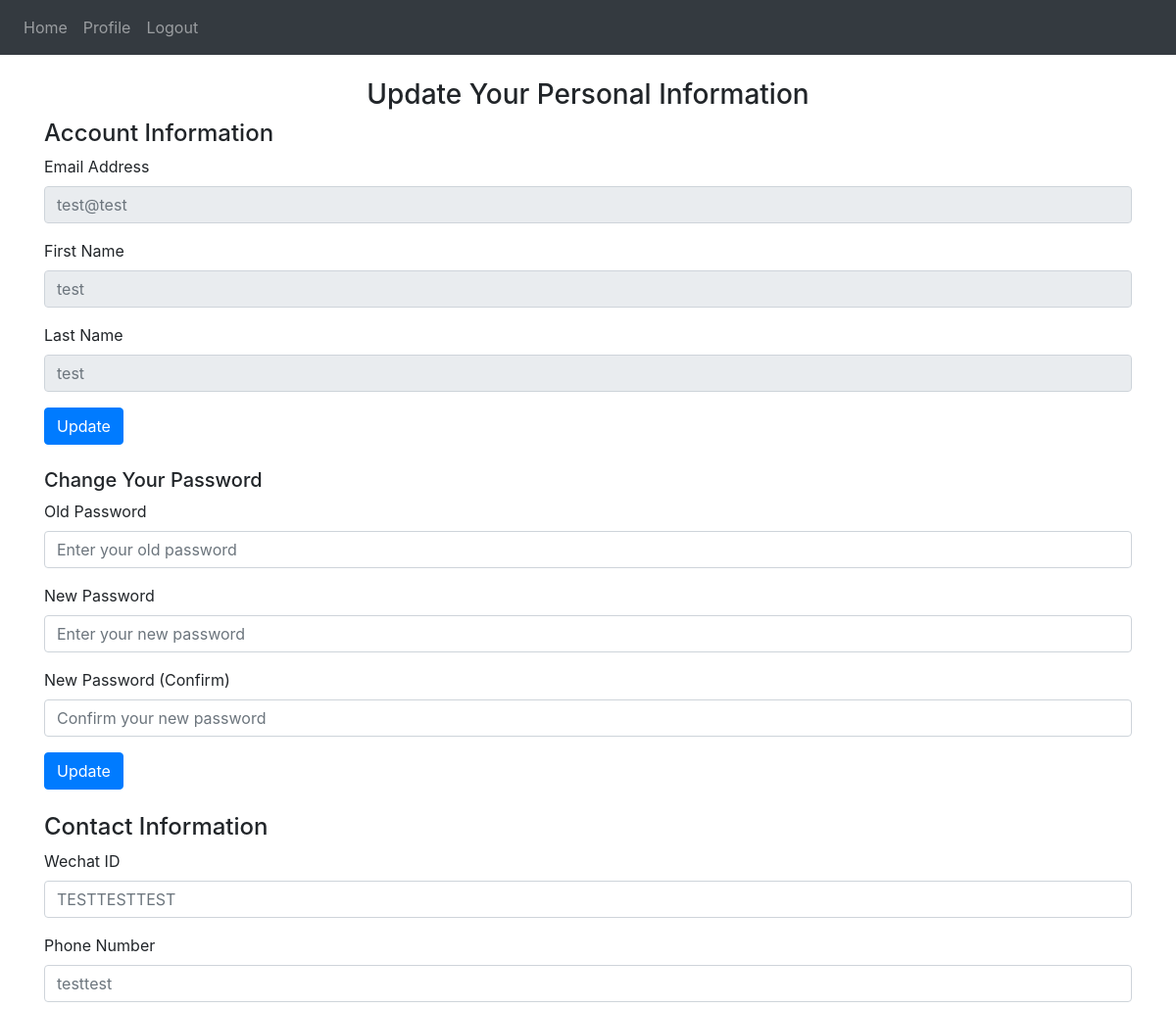
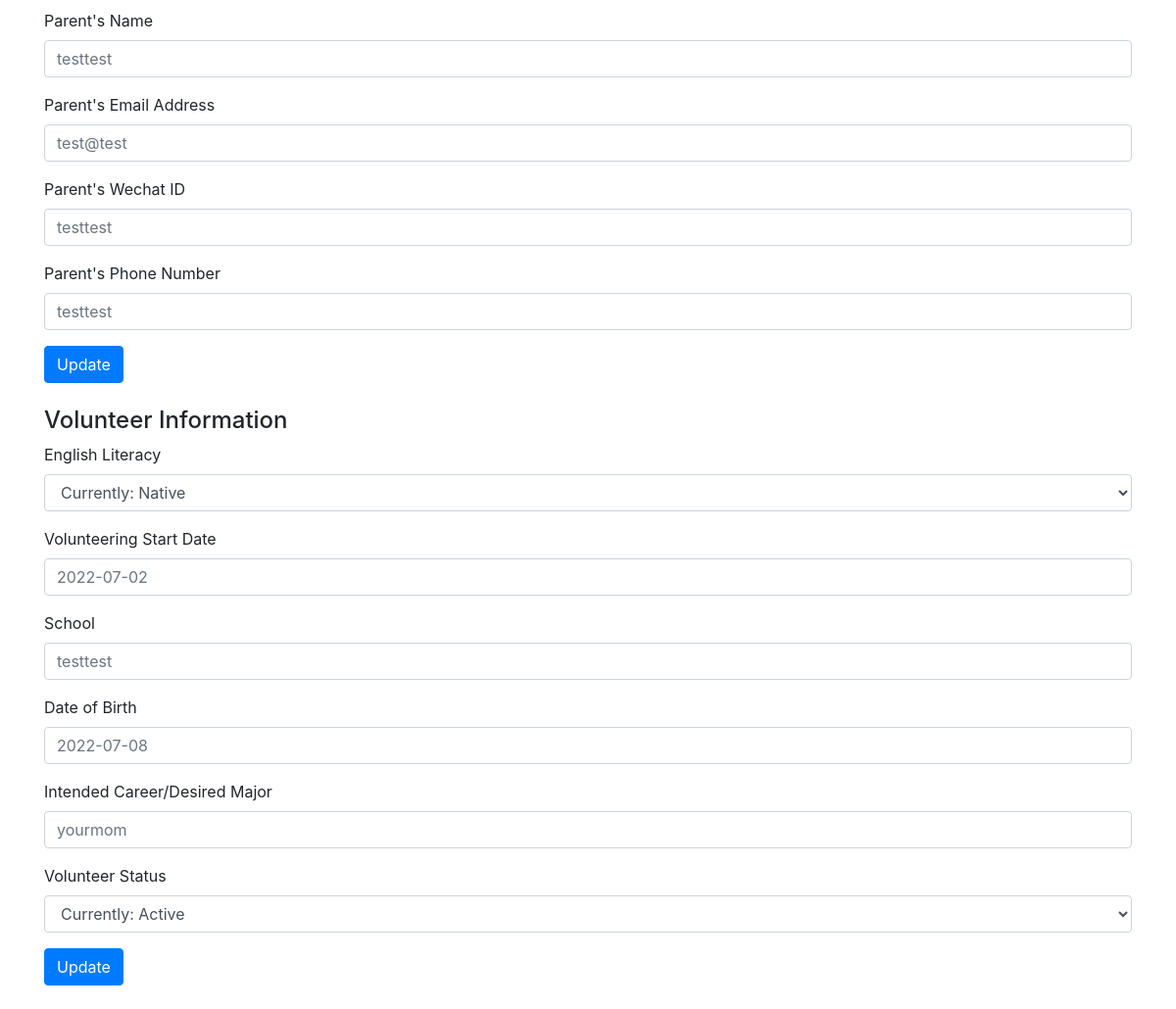
The app's page /profile (signed in) with its own data (2 pictures, top to bottom).
### website/models.py (models this page shows)
class User(db.Model, UserMixin):
    id = db.Column(db.Integer, primary_key=True)
    email = db.Column(db.String(150), unique=True)
    password = db.Column(db.String(150))
    first_name = db.Column(db.String(150))
    last_name = db.Column(db.String(150))
    def get_volunteer_info(self):
        return UserVolunteerInfo.query.filter_by(user_id=self.id).first()
    def get_contact_info(self):
        return UserContactInfo.query.filter_by(user_id=self.id).first()

class UserContactInfo(db.Model):
    id = db.Column(db.Integer, primary_key=True)
    wxid = db.Column(db.String(150))
    phone = db.Column(db.String(25))
    parent_name = db.Column(db.String(150))
    parent_email = db.Column(db.String(150))
    parent_wxid = db.Column(db.String(150))
    parent_phone = db.Column(db.String(25))
    user_id = db.Column(db.Integer, db.ForeignKey("user.id"))

class UserVolunteerInfo(db.Model):
    id = db.Column(db.Integer, primary_key=True)
    literacy = db.Column(db.String(25))
    start_date = db.Column(db.String(150))
    school = db.Column(db.String(150))
    birth_date = db.Column(db.String(150))
    career = db.Column(db.String(150))
    status = db.Column(db.String(25))
    user_id = db.Column(db.Integer, db.ForeignKey("user.id"))

### website/data.py (the view, shortened to what this page needs)
@data.route('/profile', methods=['GET', 'POST'])
@login_required
def profile():
    return render_template('profile.html', user=current_user)

### website/__init__.py (called while the page is built)
def create_app():
    app = Flask(__name__)
    app.config['SECRET_KEY'] = 'testsecretkey'
    app.config['SQLALCHEMY_DATABASE_URI'] = f'sqlite:///{DB_NAME}'
    db.init_app(app)
    from .views import views
    from .auth import auth
    from .data import data
    app.register_blueprint(views, url_prefix='/')
    app.register_blueprint(auth, url_prefix='/')
    app.register_blueprint(data, url_prefix='/')
    from .models import User, UserContactInfo, UserVolunteerInfo
    create_database(app)
    login_manager = LoginManager()
    login_manager.login_view = 'auth.login'
    login_manager.init_app(app)
    @login_manager.user_loader
    def load_user(id):
        return User.query.get(int(id))
    return app

### website/templates/profile.html (shortened to what this page needs)
{% extends "base.html" %}
{% block content %}
    <br/>
    <form method="POST">
        <h3 align="center">Update Your Personal Information</h3>
        <h4>Account Information</h4>
        <div class="form-group">
            <label for="email">Email Address</label>
            <input type="email" class="form-control" id="email" name="email" placeholder="{{ user.email }}" disabled>
        </div>
        <div class="form-group">
            <label for="firstName">First Name</label>
            <input type="text" class="form-control" id="firstName" name="firstName"
                   placeholder="{{ user.first_name }}" disabled>
        </div>
        <div class="form-group">
            <label for="lastName">Last Name</label>
            <input type="text" class="form-control" id="lastName" name="lastName"
                   placeholder="{{ user.last_name }}" disabled>
        </div>
        <button type="submit" class="btn btn-primary" name="update" value="account_info">Update</button>
    </form>
    <br/>
    <form method="POST">
        <h5>Change Your Password</h5>
        <div class="form-group">
            <label for="old_password">Old Password</label>
            <input type="password" class="form-control" id="old_password" name="old_password"
                   placeholder="Enter your old password">
        </div>
        <div class="form-group">
            <label for="new_password1">New Password</label>
            <input type="password" class="form-control" id="new_password1" name="new_password1"
                   placeholder="Enter your new password">
        </div>
        <div class="form-group">
            <label for="new_password2">New Password (Confirm)</label>
            <input type="password" class="form-control" id="new_password2" name="new_password2"
                   placeholder="Confirm your new password">
        </div>
        <button type="submit" class="btn btn-primary" name="update" value="change_password">Update</button>
    </form>
    <br/>
    <form method="POST">
        <h4>Contact Information</h4>
        <div class="form-group">
            <label for="wxid">Wechat ID</label>
            <input type="text" class="form-control" id="wxid" name="wxid"
                   placeholder="{% if user.get_contact_info().wxid %}{{ user.get_contact_info().wxid }}{% else %}Enter your Wechat ID{% endif %}">
        </div>
        <div class="form-group">
            <label for="phone">Phone Number</label>
            <input type="tel" class="form-control" id="phone" name="phone"
                   placeholder="{% if user.get_contact_info().phone %}{{ user.get_contact_info().phone }}{% else %}Enter your phone number{% endif %}">
        </div>
        <div class="form-group">
            <label for="parent_name">Parent's Name</label>
            <input type="text" class="form-control" id="parent_name" name="parent_name"
                   placeholder="{% if user.get_contact_info().parent_name %}{{ user.get_contact_info().parent_name }}{% else %}Enter your parent's name{% endif %}">
        </div>
        <div class="form-group">
            <label for="parent_email">Parent's Email Address</label>
            <input type="email" class="form-control" id="parent_email" name="parent_email"
                   placeholder="{% if user.get_contact_info().parent_email %}{{ user.get_contact_info().parent_email }}{% else %}Enter your parent's email{% endif %}">
        </div>
        <div class="form-group">
            <label for="parent_wxid">Parent's Wechat ID</label>
            <input type="text" class="form-control" id="parent_wxid" name="parent_wxid"
                   placeholder="{% if user.get_contact_info().parent_wxid %}{{ user.get_contact_info().parent_wxid }}{% else %}Enter your parent's Wechat ID{% endif %}">
        </div>
        <div class="form-group">
            <label for="parent_phone">Parent's Phone Number</label>
            <input type="tel" class="form-control" id="parent_phone" name="parent_phone"
                   placeholder="{% if user.get_contact_info().parent_phone %}{{ user.get_contact_info().parent_phone }}{% else %}Enter your parent's phone{% endif %}">
        </div>
        <button type="submit" class="btn btn-primary" name="update" value="contact_info">Update</button>
    </form>
    <br/>
    <form method="POST">
        <h4>Volunteer Information</h4>
        <div class=" form-group">
            <label for="literacy">English Literacy</label>
            <select class="form-control" id="literacy" name="literacy">
                <option value=null selected disabled>{% if user.get_volunteer_info().literacy %} {{ 'Currently: ' + user.get_volunteer_info().literacy }} {% else %}Select your literacy level{% endif %}</option>
            </select>
        </div>
        <div class="form-group">
            <label for="start_date">Volunteering Start Date</label>
            <input type="text" onfocus="(this.type='date')" onblur="(this.type='text')" class="form-control" id="start_date" name="start_date" placeholder="{% if user.get_volunteer_info().start_date %}{{ user.get_volunteer_info().start_date }}{% endif %}">
        </div>
        <div class="form-group">
            <label for="school">School</label>
            <input type="text" class="form-control" id="school" name="school"
                   placeholder="{% if user.get_volunteer_info().school %}{{ user.get_volunteer_info().school }}{% else %}Enter your school name{% endif %}">
        </div>
        <div class="form-group">
            <label for="birth_date">Date of Birth</label>
            <input type="text" onfocus="(this.type='date')" onblur="(this.type='text')" class="form-control" id="birth_date" name="birth_date" placeholder="{% if user.get_volunteer_info().birth_date %}{{ user.get_volunteer_info().birth_date }}{% endif %}">
        </div>
        <div class="form-group">
            <label for="career">Intended Career/Desired Major</label>
            <input type="text" class="form-control" id="career" name="career"
                   placeholder="{% if user.get_volunteer_info().career %}{{ user.get_volunteer_info().career }}{% else %}Enter your intended major or desired career, if applicable{% endif %}">
        </div>
        <div class=" form-group">
            <label for="status">Volunteer Status</label>
            <select class="form-control" id="status" name="status">
                <option value=null selected disabled>{% if user.get_volunteer_info().status %} {{ 'Currently: ' + user.get_volunteer_info().status }} {% else %}Select your volunteer status{% endif %}</option>
            </select>
        </div>
        <button type="submit" class="btn btn-primary" name="update" value="volunteer_info">Update</button>
    </form>
    <br/>
{% endblock %}

### website/templates/base.html (shortened to what this page needs)
<!DOCTYPE html>
<html>
<head>
    <link
            rel="stylesheet"
            href="https://stackpath.bootstrapcdn.com/bootstrap/4.4.1/css/bootstrap.min.css"
    />
    <link
            rel="stylesheet"
            href="https://stackpath.bootstrapcdn.com/font-awesome/4.7.0/css/font-awesome.min.css"
    />
</head>
<body>
<nav class="navbar navbar-expand-lg navbar-dark bg-dark">
    <div class="collapse navbar-collapse" id="navbar">
        <div class="navbar-nav">
            {% if user.is_authenticated %}
                <a class="nav-item nav-link" id="home" href="/">Home</a>
                <a class="nav-item nav-link" id="profile" href="/profile">Profile</a>
                <a class="nav-item nav-link" id="logout" href="/logout">Logout</a>
            {% else %}
                <a class="nav-item nav-link" id="login" href="/login">Login</a>
                <a class="nav-item nav-link" id="signUp" href="/sign-up">Sign Up</a>
            {% endif %}
        </div>
    </div>
</nav>
<div class="container">
    {% block content %}{% endblock %}
</div>
</body>
</html>

### records on screen
User: email "test@test", firstName "test", lastName "test", literacy "Currently: Native", status "Currently: Active"
UserContactInfo: wxid "TESTTESTTEST", phone "testtest", parent_name "testtest", parent_email "test@test", parent_wxid "testtest", parent_phone "testtest"
UserVolunteerInfo: start_date "2022-07-02", school "testtest", birth_date "2022-07-08", career "yourmom"
